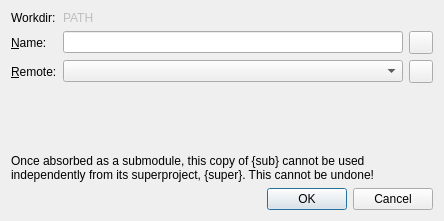
<?xml version="1.0" encoding="UTF-8"?>
<ui version="4.0">
 <class>RegisterSubmoduleDialog</class>
 <widget class="QDialog" name="RegisterSubmoduleDialog">
  <property name="windowModality">
   <enum>Qt::WindowModality::WindowModal</enum>
  </property>
  <property name="geometry">
   <rect>
    <x>0</x>
    <y>0</y>
    <width>444</width>
    <height>221</height>
   </rect>
  </property>
  <property name="windowTitle">
   <string>Register submodule</string>
  </property>
  <layout class="QFormLayout" name="formLayout">
   <property name="fieldGrowthPolicy">
    <enum>QFormLayout::FieldGrowthPolicy::ExpandingFieldsGrow</enum>
   </property>
   <item row="0" column="0">
    <widget class="QLabel" name="pathLabel">
     <property name="text">
      <string>Workdir:</string>
     </property>
    </widget>
   </item>
   <item row="0" column="1">
    <widget class="QElidedLabel" name="pathValue">
     <property name="enabled">
      <bool>false</bool>
     </property>
     <property name="sizePolicy">
      <sizepolicy hsizetype="MinimumExpanding" vsizetype="Preferred">
       <horstretch>0</horstretch>
       <verstretch>0</verstretch>
      </sizepolicy>
     </property>
     <property name="text">
      <string notr="true">PATH</string>
     </property>
    </widget>
   </item>
   <item row="1" column="0">
    <widget class="QLabel" name="nameLabel">
     <property name="text">
      <string>&amp;Name:</string>
     </property>
     <property name="buddy">
      <cstring>nameEdit</cstring>
     </property>
    </widget>
   </item>
   <item row="2" column="0">
    <widget class="QLabel" name="remoteLabel">
     <property name="sizePolicy">
      <sizepolicy hsizetype="Minimum" vsizetype="Preferred">
       <horstretch>0</horstretch>
       <verstretch>0</verstretch>
      </sizepolicy>
     </property>
     <property name="text">
      <string>&amp;Remote:</string>
     </property>
     <property name="buddy">
      <cstring>remoteComboBox</cstring>
     </property>
    </widget>
   </item>
   <item row="2" column="1">
    <layout class="QHBoxLayout" name="horizontalLayout_3">
     <item>
      <widget class="QComboBoxWithPreview" name="remoteComboBox">
       <property name="sizePolicy">
        <sizepolicy hsizetype="MinimumExpanding" vsizetype="Fixed">
         <horstretch>0</horstretch>
         <verstretch>0</verstretch>
        </sizepolicy>
       </property>
      </widget>
     </item>
     <item>
      <widget class="QHintButton" name="remoteHint">
       <property name="toolTip">
        <string>&lt;p&gt;This will be the default remote for this submodule. People who clone your repo will use this remote to download the submodule.</string>
       </property>
      </widget>
     </item>
    </layout>
   </item>
   <item row="3" column="0">
    <spacer name="verticalSpacer">
     <property name="orientation">
      <enum>Qt::Orientation::Vertical</enum>
     </property>
     <property name="sizeType">
      <enum>QSizePolicy::Policy::MinimumExpanding</enum>
     </property>
     <property name="sizeHint" stdset="0">
      <size>
       <width>20</width>
       <height>1</height>
      </size>
     </property>
    </spacer>
   </item>
   <item row="4" column="0" colspan="2">
    <widget class="QLabel" name="absorbExplainer">
     <property name="sizePolicy">
      <sizepolicy hsizetype="Preferred" vsizetype="Minimum">
       <horstretch>0</horstretch>
       <verstretch>0</verstretch>
      </sizepolicy>
     </property>
     <property name="text">
      <string>Once absorbed as a submodule, this copy of {sub} cannot be used independently from its superproject, {super}. This cannot be undone!</string>
     </property>
     <property name="wordWrap">
      <bool>true</bool>
     </property>
    </widget>
   </item>
   <item row="5" column="0" colspan="2">
    <widget class="QDialogButtonBox" name="buttonBox">
     <property name="orientation">
      <enum>Qt::Orientation::Horizontal</enum>
     </property>
     <property name="standardButtons">
      <set>QDialogButtonBox::StandardButton::Cancel|QDialogButtonBox::StandardButton::Ok</set>
     </property>
    </widget>
   </item>
   <item row="1" column="1">
    <layout class="QHBoxLayout" name="horizontalLayout_5">
     <item>
      <widget class="QLineEdit" name="nameEdit"/>
     </item>
     <item>
      <widget class="QHintButton" name="nameHint">
       <property name="toolTip">
        <string>&lt;p&gt;This name uniquely identifies your submodule in “.gitmodules”. It can be anything you like, but common practice is to simply name it after the submodule’s workdir.</string>
       </property>
      </widget>
     </item>
    </layout>
   </item>
  </layout>
 </widget>
 <customwidgets>
  <customwidget>
   <class>QComboBoxWithPreview</class>
   <extends>QComboBox</extends>
   <header>gitfourchette.toolbox.qcomboboxwithpreview</header>
  </customwidget>
  <customwidget>
   <class>QHintButton</class>
   <extends>QToolButton</extends>
   <header>gitfourchette.toolbox.qhintbutton</header>
  </customwidget>
  <customwidget>
   <class>QElidedLabel</class>
   <extends>QLabel</extends>
   <header>gitfourchette.toolbox.qelidedlabel</header>
  </customwidget>
 </customwidgets>
 <tabstops>
  <tabstop>nameEdit</tabstop>
  <tabstop>remoteComboBox</tabstop>
  <tabstop>nameHint</tabstop>
  <tabstop>remoteHint</tabstop>
 </tabstops>
 <resources/>
 <connections>
  <connection>
   <sender>buttonBox</sender>
   <signal>accepted()</signal>
   <receiver>RegisterSubmoduleDialog</receiver>
   <slot>accept()</slot>
   <hints>
    <hint type="sourcelabel">
     <x>347</x>
     <y>230</y>
    </hint>
    <hint type="destinationlabel">
     <x>157</x>
     <y>236</y>
    </hint>
   </hints>
  </connection>
  <connection>
   <sender>buttonBox</sender>
   <signal>rejected()</signal>
   <receiver>RegisterSubmoduleDialog</receiver>
   <slot>reject()</slot>
   <hints>
    <hint type="sourcelabel">
     <x>415</x>
     <y>230</y>
    </hint>
    <hint type="destinationlabel">
     <x>286</x>
     <y>236</y>
    </hint>
   </hints>
  </connection>
 </connections>
</ui>
